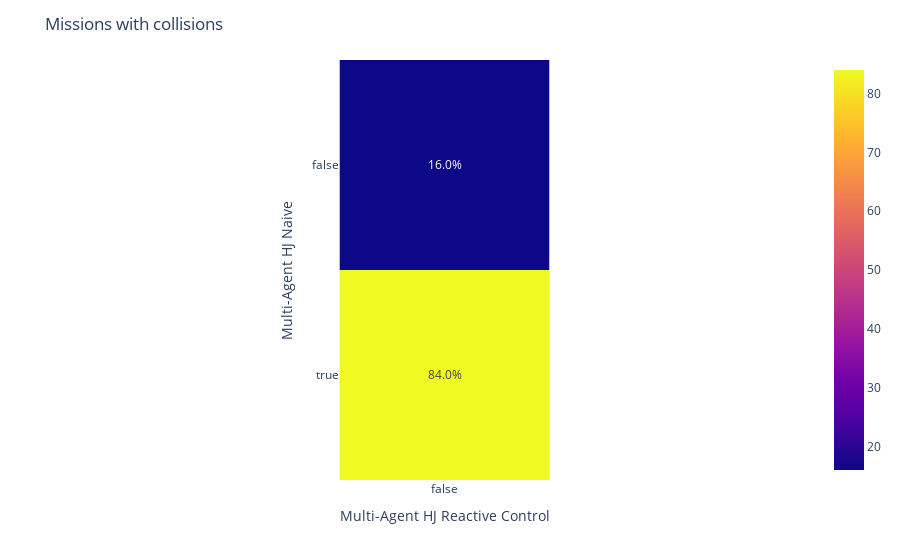

The notebook cell this image was saved under:
### Markdown cell above
+  Missions with collisions

### Code cell
fig_conf_react_coll = plot_confusion_matrix(metrics_hj_naive["Number_of_collision"]>0, 
                        metrics_hj_reactive["Number_of_collision"]>0, 'Multi-Agent HJ Naive', 
                        'Multi-Agent HJ Reactive Control', title_name="Missions with collisions")

### Figure 1 — Plotly figure (JSON) as saved in the notebook; plotly's stock layout.template omitted (floating-point values rounded to 4 significant figures)
{"data": [{"coloraxis": "coloraxis", "hovertemplate": "Multi-Agent HJ Reactive Control: %{x}<br>Multi-Agent HJ Naive: %{y}<br>color: %{z}<extra></extra>", "name": "0", "text": [[15.98], [84.02]], "textfont": {"size": 12}, "texttemplate": "%{text:.1f}%", "type": "heatmap", "x": [false], "xaxis": "x", "y": [false, true], "yaxis": "y", "z": [[15.98], [84.02]]}], "layout": {"coloraxis": {"colorscale": [[0, "#0d0887"], [0.1111, "#46039f"], [0.2222, "#7201a8"], [0.3333, "#9c179e"], [0.4444, "#bd3786"], [0.5556, "#d8576b"], [0.6667, "#ed7953"], [0.7778, "#fb9f3a"], [0.8889, "#fdca26"], [1, "#f0f921"]]}, "margin": {"t": 60}, "title": {"text": "Missions with collisions"}, "xaxis": {"anchor": "y", "constrain": "domain", "domain": [0, 1], "scaleanchor": "y", "title": {"text": "Multi-Agent HJ Reactive Control"}}, "yaxis": {"anchor": "x", "autorange": "reversed", "constrain": "domain", "domain": [0, 1], "title": {"text": "Multi-Agent HJ Naive"}}}}
